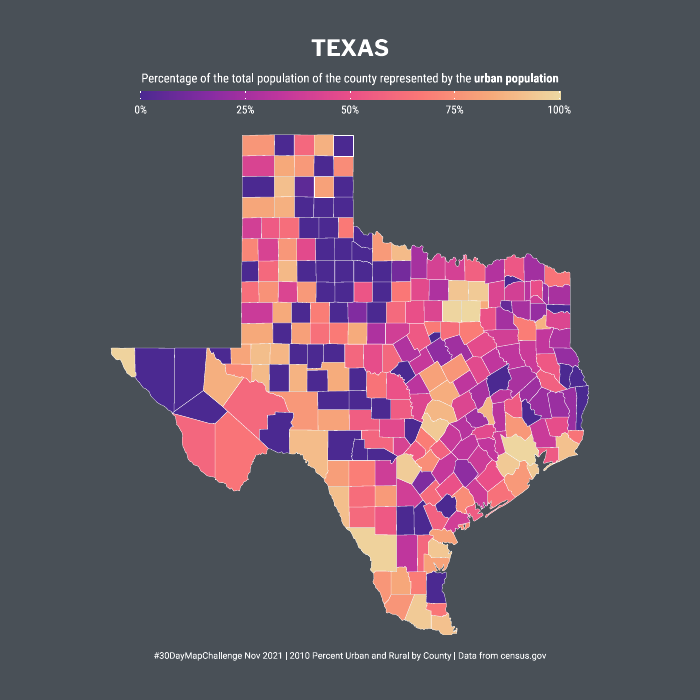

This chart was generated by the following R code:
#30DayMapChallenge 16 Urban/Rural
#2010 Percent Urban and Rural by County
#Data source: https://www.census.gov/programs-surveys/geography/technical-documentation/records-layout/2010-urban-lists-record-layout.html

# load libaries 
library(tidyverse)
library(readxl)
library(maps)
library(mapdata)
library(rcartocolor)
library(ggtext)

# load fonts
library(sysfonts)
library(showtext)
font_add_google("Libre Franklin")
font_add_google("Roboto Condensed")
font_add_google("Roboto")
showtext_auto()

# import data
county = read_excel("data/PctUrbanRural_County.xls")

# prepare data
t1 = county %>% filter(STATENAME=="Texas") %>%
  mutate(st = str_to_lower(STATENAME),
         co = str_to_lower(COUNTYNAME)) %>%
  select(st, co, POPPCT_URBAN) %>%
  mutate(subregion = case_when(co=="dewitt" ~ "de witt", TRUE~ co))
  
# get TX counties polygon
counties <- map_data("county")
tx_county <- subset(counties, region=="texas")

# join
t2 = tx_county %>% left_join(t1, by="subregion")

# plot
ggplot() +
  geom_polygon(data=t2, mapping=aes(x=long, y=lat, group=group, fill=POPPCT_URBAN/100), color="white", size=.1) +
  coord_fixed(1.3, expand=F) +
  scale_fill_carto_c(palette="ag_Sunset", limits=c(0,1), labels=scales::percent) +
  theme_void() +
  theme(text=element_text(color="white"),
        legend.position = "top",
        legend.title=element_markdown(size=9, family="Roboto Condensed"),
        legend.text=element_text(size=8, family="Roboto Condensed"),
        legend.margin=margin(t=2, b=8),
        plot.caption=element_text(size=6.5, family="Roboto", hjust=.5, color="#f8f9fa"),
        plot.margin=margin(1,.5,1,.5, unit="cm"),
        plot.background=element_rect(fill="#495057", color=NA),
        plot.title=element_text(hjust=.5, family="Libre Franklin", face="bold", size=16,
                                margin=margin(b=8))) +
  guides(fill = guide_colorbar(title.position = "top", 
                                title.hjust = .5, 
                                barwidth = unit(21, "lines"), 
                                barheight = unit(.4, "lines"))) +
  labs(fill="Percentage of the total population of the county represented by the **urban population**", title="TEXAS", caption="\n#30DayMapChallenge Nov 2021 | 2010 Percent Urban and Rural by County | Data from census.gov")
  
# save
ggsave("16_urban.pdf", width=7, height=7, unit="in")

